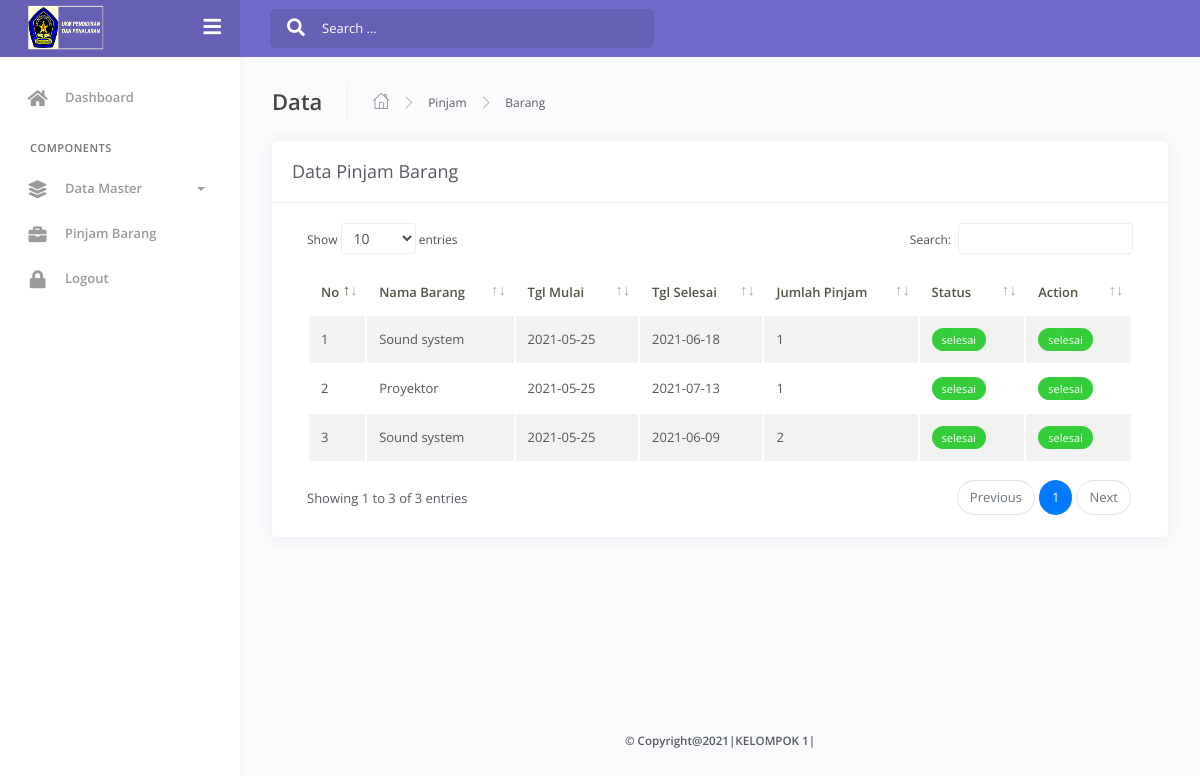
Page /kelompok1-tugasbesar/admin/index.php?view=datapinjambarang on the committed database.
### tables this page shows
CREATE TABLE `pinjambarang` (
  `id` int(11) NOT NULL,
  `id_barang` int(11) DEFAULT NULL,
  `id_user` int(11) DEFAULT NULL,
  `qty` int(11) DEFAULT NULL,
  `tgl_mulai` date DEFAULT NULL,
  `tgl_selesai` date DEFAULT NULL,
  `lokasi_barang` text DEFAULT NULL,
  `status` varchar(15) DEFAULT NULL
);

CREATE TABLE `barang` (
  `id` int(11) NOT NULL,
  `nama_barang` varchar(255) DEFAULT NULL,
  `stok` int(11) DEFAULT NULL,
  `deskripsi` text DEFAULT NULL,
  `foto` varchar(255) DEFAULT NULL
);

### kelompok1-tugasbesar/admin/peminjaman/datapinjambarang.php (the view, shortened to what this page needs)
<div class="main-panel">
	<div class="content">
		<div class="page-inner">
			<div class="page-header">
				<h4 class="page-title">Data</h4>
				<ul class="breadcrumbs">
					<li class="nav-home">
						<a href="#">
							<i class="flaticon-home"></i>
						</a>
					</li>
					<li class="separator">
						<i class="flaticon-right-arrow"></i>
					</li>
					<li class="nav-item">
						<a href="#">Pinjam</a>
					</li>
					<li class="separator">
						<i class="flaticon-right-arrow"></i>
					</li>
					<li class="nav-item">
						<a href="#">Barang</a>
					</li>
				</ul>
			</div>
			<div class="row">
				<div class="col-md-12">
					<div class="card">
						<div class="card-header">
							<div class="d-flex align-items-center">
								<h4 class="card-title">Data Pinjam Barang</h4>
							</div>
						</div>
						<div class="card-body">
							<div class="table-responsive">
								<table id="add-row" class="display table table-striped table-hover">
									<thead>
										<tr>
											<th>No</th>
											<th>Nama Barang</th>
											<th>Tgl Mulai</th>
											<th>Tgl Selesai</th>
											<th>Jumlah Pinjam</th>
											<th>Status</th>
											<th>Action</th>
										</tr>
									</thead>
									<tbody>
										<?php
										$no = 1;
										$query = mysqli_query($conn, 'SELECT pinjambarang.id, pinjambarang.id_barang, pinjambarang.id_user, pinjambarang.tgl_mulai, pinjambarang.tgl_selesai, pinjambarang.qty, pinjambarang.lokasi_barang, pinjambarang.status, barang.nama_barang from pinjambarang inner join barang on barang.id=pinjambarang.id_barang inner join user on user.id=pinjambarang.id_user');
										while ($pinjambarang = mysqli_fetch_array($query)) {
										?>
											<tr>
												<td><?php echo $no++ ?></td>
												<td><?php echo $pinjambarang['nama_barang'] ?></td>
												<td><?php echo $pinjambarang['tgl_mulai'] ?></td>
												<td><?php echo $pinjambarang['tgl_selesai'] ?></td>
												<td><?php echo $pinjambarang['qty'] ?></td>
												<td>
													<?php if ($pinjambarang['status'] == 'menunggu') { ?>
														<div class="badge badge-danger"><?php echo $pinjambarang['status'] ?></div>
													<?php } else { ?>
														<div class="badge badge-success"><?php echo $pinjambarang['status'] ?></div>
													<?php } ?>
												</td>
												<td>
													<?php if ($pinjambarang['status'] == 'menunggu') { ?>
														<a href="?view=detailpinjambarang&id=<?php echo $pinjambarang['id'] ?>" title="Detail" class="btn btn-xs btn-success"><i class="fa fa-eye"></i></a>
														<a href="#modalApprovePinjamBarang<?php echo $pinjambarang['id'] ?>" data-toggle="modal" title="Batal Pinjam" class="btn btn-xs btn-success"><i class="fa fa-check-circle"></i> Aprrove</a>
													<?php } else { ?>
														<div class="badge badge-success"><?php echo $pinjambarang['status'] ?></div>
													<?php } ?>
												</td>
											</tr>
										<?php } ?>
									</tbody>
								</table>
							</div>
						</div>
					</div>
				</div>
			</div>
		</div>
	</div>
	<center>
		<h6><b>&copy; Copyright@2021|KELOMPOK 1|</b></h6>
	</center>
</div>

### kelompok1-tugasbesar/admin/index.php (shortened to what this page needs)
<?php
include '../koneksi.php';
?>
<!DOCTYPE html>
<html lang="en">
<head>
	<link rel="stylesheet" href="../assets/css/bootstrap.min.css">
	<link rel="stylesheet" href="../assets/css/azzara.min.css">
	<link rel="stylesheet" href="../assets/css/demo.css">
</head>
<body>
	<div class="wrapper">
		<div class="main-header" data-background-color="purple">
			<div class="logo-header">
				<a href="#" class="logo">
					<img src="../assets/img/unnamed2.png" width="80px" height="50px" alt="navbar brand" class="navbar-brand">
				</a>
				<div class="navbar-minimize">
					<button class="btn btn-minimize btn-rounded">
						<i class="fa fa-bars"></i>
					</button>
				</div>
			</div>
			<nav class="navbar navbar-header navbar-expand-lg">
				<div class="container-fluid">
					<div class="collapse" id="search-nav">
						<form class="navbar-left navbar-form nav-search mr-md-3">
							<div class="input-group">
								<div class="input-group-prepend">
									<button type="submit" class="btn btn-search pr-1">
										<i class="fa fa-search search-icon"></i>
									</button>
								</div>
								<input type="text" placeholder="Search ..." class="form-control">
							</div>
						</form>
					</div>
				</div>
			</nav>
		</div>
		<div class="sidebar">
			<div class="sidebar-wrapper scrollbar-inner">
				<div class="sidebar-content">
					<ul class="nav">
						<li class="nav-item">
							<a href="?view=dashboard">
								<i class="fas fa-home"></i>
								<p>Dashboard</p>
							</a>
						</li>
						<li class="nav-section">
							<h4 class="text-section">Components</h4>
						</li>
						<li class="nav-item">
							<a data-toggle="collapse" href="#base">
								<i class="fas fa-layer-group"></i>
								<p>Data Master</p>
								<span class="caret"></span>
							</a>
						</li>
						<li class="nav-item">
							<a href="?view=datapinjambarang">
								<i class="fas fa-briefcase"></i>
								<p>Pinjam Barang</p>
							</a>
						</li>
						<li class="nav-item">
							<a href="../logout.php">
								<i class="fas fa-lock"></i>
								<p>Logout</p>
							</a>
						</li>
					</ul>
				</div>
			</div>
		</div>
		<?php
		if (@$_GET['view'] == '')
			include 'dashboard.php';
		elseif ($_GET['view'] == 'dashboard')
			include 'dashboard.php';
		elseif ($_GET['view'] == 'databarang')
			include 'master/barang/databarang.php';
		elseif ($_GET['view'] == 'dataruangan')
			include 'master/ruangan/dataruangan.php';
		elseif ($_GET['view'] == 'datapinjambarang')
			include 'peminjaman/datapinjambarang.php';
		elseif ($_GET['view'] == 'detailpinjambarang')
			include '../user/peminjaman/barang/detailpinjambarang.php';
		elseif ($_GET['view'] == 'datapinjamruangan')
			include 'peminjaman/datapinjamruangan.php';
		elseif ($_GET['view'] == 'detailpinjamruangan')
			include '../user/peminjaman/ruangan/detailpinjamruangan.php';
		?>
	</div>
</body>
</html>

### rows in the picture
pinjambarang: id_barang.nama_barang "Sound system", tgl_mulai "2021-05-25", tgl_selesai "2021-06-18", qty "1", status "selesai"
pinjambarang: id_barang.nama_barang "Proyektor", tgl_mulai "2021-05-25", tgl_selesai "2021-07-13", qty "1", status "selesai"
pinjambarang: id_barang.nama_barang "Sound system", tgl_mulai "2021-05-25", tgl_selesai "2021-06-09", qty "2", status "selesai"
